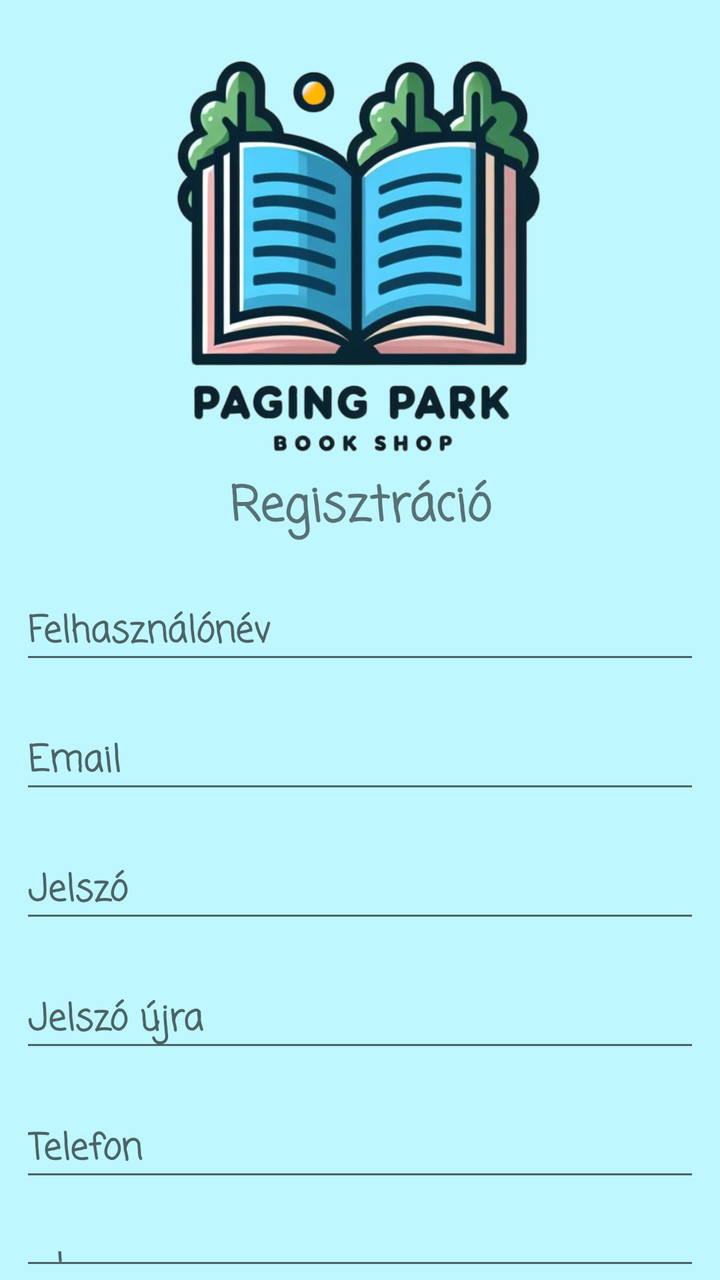
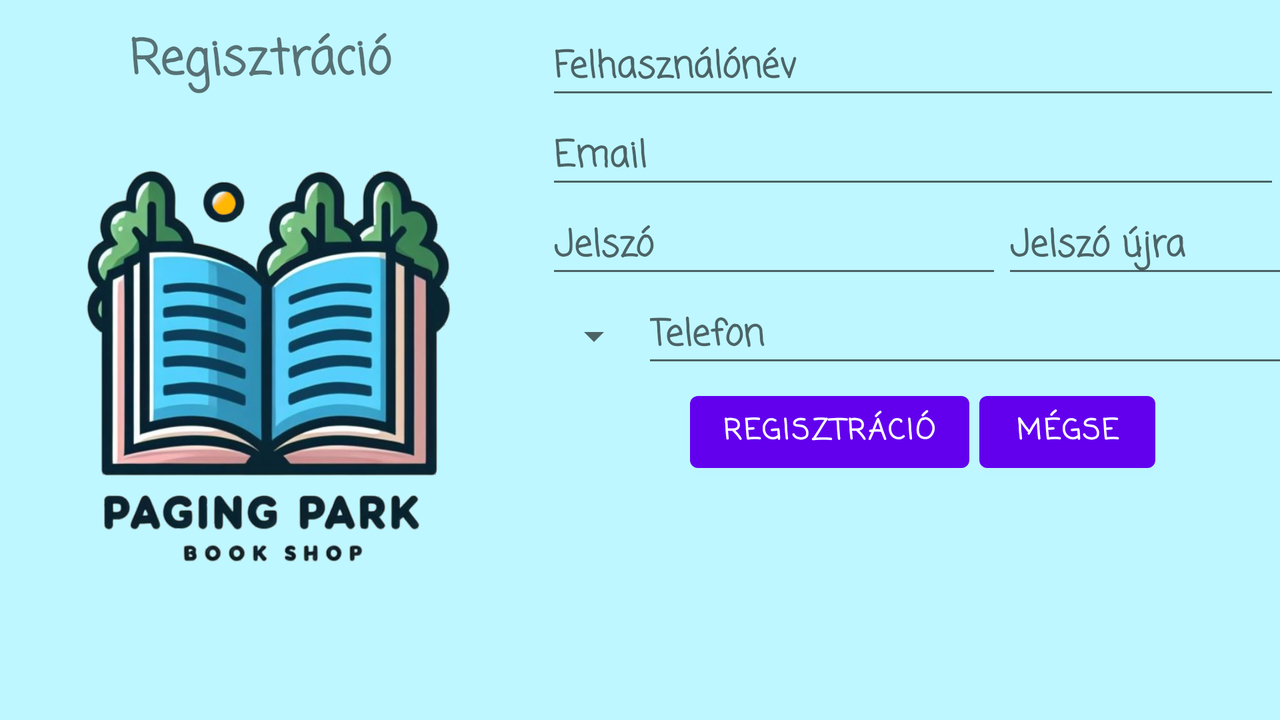

Two renders of one Android screen. The first uses the default layout on a phone; the second uses the alternative layout the repository ships for a different screen configuration, on a matching device. The two XML files are below.
<!-- AndroidManifest.xml: application theme Theme.Konyvesbolt -->
<!-- res/layout/activity_register.xml -->
<?xml version="1.0" encoding="utf-8"?>
<RelativeLayout
    xmlns:android="http://schemas.android.com/apk/res/android"
    xmlns:app="http://schemas.android.com/apk/res-auto"
    xmlns:tools="http://schemas.android.com/tools"
    android:layout_width="match_parent"
    android:layout_height="match_parent"
    android:background="@color/login"
    tools:context=".RegisterActivity">

    <ImageView
        android:id="@+id/firstImageView"
        android:layout_width="wrap_content"
        android:layout_height="250dp"
        android:layout_marginTop="0dp"
        android:src="@drawable/icon"
        app:layout_constraintEnd_toEndOf="parent"
        app:layout_constraintHorizontal_bias="0.504"
        app:layout_constraintStart_toStartOf="parent"
        app:layout_constraintTop_toTopOf="parent"
        tools:ignore="MissingConstraints" />

    <TextView
        android:id="@+id/registrationTextView"
        android:layout_width="match_parent"
        android:layout_height="wrap_content"
        android:layout_below="@id/firstImageView"
        android:layout_alignParentStart="true"
        android:layout_alignParentEnd="true"
        android:layout_marginStart="0dp"
        android:layout_marginTop="-15dp"
        android:layout_marginEnd="0dp"
        android:fontFamily="casual"
        android:text="@string/registration"
        android:textAlignment="center"
        android:textSize="24sp"
        android:textStyle="bold" />

    <EditText
        android:id="@+id/userNameEditText"
        android:layout_width="match_parent"
        android:layout_height="wrap_content"
        android:layout_marginLeft="10dp"
        android:layout_marginRight="10dp"
        android:layout_below="@id/registrationTextView"
        android:layout_alignParentStart="true"
        android:layout_alignParentEnd="true"
        android:layout_marginTop="20dp"
        android:ems="10"
        android:fontFamily="casual"
        android:textStyle="bold"
        android:hint="@string/name"
        android:inputType="textPersonName" />

    <EditText
        android:id="@+id/userEmailEditText"
        android:layout_width="match_parent"
        android:layout_height="wrap_content"
        android:layout_marginLeft="10dp"
        android:layout_marginRight="10dp"
        android:layout_below="@id/userNameEditText"
        android:layout_alignParentStart="true"
        android:layout_alignParentEnd="true"
        android:layout_marginTop="20dp"
        android:ems="10"
        android:fontFamily="casual"
        android:textStyle="bold"
        android:hint="@string/email"
        android:inputType="textEmailAddress" />

    <EditText
        android:id="@+id/passwordEditText"
        android:layout_width="match_parent"
        android:layout_height="wrap_content"
        android:layout_marginLeft="10dp"
        android:layout_marginRight="10dp"
        android:layout_below="@id/userEmailEditText"
        android:layout_alignParentStart="true"
        android:layout_alignParentEnd="true"
        android:layout_marginTop="20dp"
        android:ems="10"
        android:fontFamily="casual"
        android:textStyle="bold"
        android:hint="@string/password"
        android:inputType="textPassword" />

    <EditText
        android:id="@+id/passwordAgainEditText"
        android:layout_width="match_parent"
        android:layout_height="wrap_content"
        android:layout_marginLeft="10dp"
        android:layout_marginRight="10dp"
        android:layout_below="@id/passwordEditText"
        android:layout_alignParentStart="true"
        android:layout_alignParentEnd="true"
        android:layout_marginTop="20dp"
        android:ems="10"
        android:fontFamily="casual"
        android:textStyle="bold"
        android:hint="@string/password_again"
        android:inputType="textPassword" />

    <EditText
        android:id="@+id/phoneEditText"
        android:layout_width="match_parent"
        android:layout_height="wrap_content"
        android:layout_marginLeft="10dp"
        android:layout_marginRight="10dp"
        android:layout_below="@id/passwordAgainEditText"
        android:layout_alignParentStart="true"
        android:layout_alignParentEnd="true"
        android:layout_marginTop="20dp"
        android:ems="10"
        android:fontFamily="casual"
        android:textStyle="bold"
        android:hint="@string/phone"
        android:inputType="phone" />

    <EditText
        android:id="@+id/typeEditText"
        android:layout_width="match_parent"
        android:layout_height="wrap_content"
        android:layout_marginLeft="10dp"
        android:layout_marginRight="10dp"
        android:layout_below="@id/phoneEditText"
        android:layout_alignParentStart="true"
        android:layout_alignParentEnd="true"
        android:layout_marginTop="20dp"
        android:ems="10"
        android:fontFamily="casual"
        android:textStyle="bold"
        android:hint="@string/type"
        android:inputType="text" />

    <LinearLayout
        android:layout_width="wrap_content"
        android:layout_height="wrap_content"
        android:layout_below="@id/passwordAgainEditText"
        android:layout_marginTop="135dp"
        android:layout_centerHorizontal="true"
        android:orientation="horizontal">

        <Button
            android:layout_width="wrap_content"
            android:layout_height="wrap_content"
            android:layout_marginStart="10dp"
            android:fontFamily="casual"
            android:onClick="register"
            android:text="@string/registration"
            android:textStyle="bold" />

        <Button
            android:layout_width="wrap_content"
            android:layout_height="wrap_content"
            android:layout_marginStart="20dp"
            android:fontFamily="casual"
            android:onClick="cancel"
            android:text="@string/cancel"
            android:textStyle="bold" />


    </LinearLayout>


</RelativeLayout>
<!-- resources referenced by this layout -->
<resources>
  <color name="login">#bef7ff</color>
  <!-- drawable icon: png bitmap (drawable, 256629 bytes) -->
  <string name="cancel">Mégse</string>
  <string name="email">Email</string>
  <string name="name">Felhasználónév</string>
  <string name="password">Jelszó</string>
  <string name="password_again">Jelszó újra</string>
  <string name="phone">Telefon</string>
  <string name="registration">Regisztráció</string>
  <string name="type">Típus</string>
  <style name="Theme.Konyvesbolt" parent="Theme.MaterialComponents.DayNight.DarkActionBar">
          
          <item name="colorPrimary">@color/purple_500</item>
          <item name="colorPrimaryVariant">@color/purple_700</item>
          <item name="colorOnPrimary">@color/white</item>
          
          <item name="colorSecondary">@color/teal_200</item>
          <item name="colorSecondaryVariant">@color/teal_700</item>
          <item name="colorOnSecondary">@color/black</item>
          
          <item name="android:statusBarColor" tools:targetApi="l">?attr/colorPrimaryVariant</item>
          
      </style>
  <color name="white">#FFFFFFFF</color>
  <color name="black">#FF000000</color>
</resources>
<!-- res/layout-land/activity_register.xml (the repository's variant of the layout above) -->
<!-- drawn on the phone turned sideways -->
<?xml version="1.0" encoding="utf-8"?>
<RelativeLayout
    xmlns:android="http://schemas.android.com/apk/res/android"
    xmlns:app="http://schemas.android.com/apk/res-auto"
    xmlns:tools="http://schemas.android.com/tools"
    android:layout_width="match_parent"
    android:layout_height="match_parent"
    android:background="@color/login"
    tools:context=".RegisterActivity">

    <ImageView
        android:id="@+id/firstImageView"
        android:layout_width="250dp"
        android:layout_height="250dp"
        android:layout_centerVertical="true"
        android:layout_marginLeft="10dp"
        android:layout_marginRight="10dp"
        android:src="@drawable/icon"
        app:layout_constraintEnd_toEndOf="parent"
        app:layout_constraintHorizontal_bias="0.504"
        app:layout_constraintStart_toStartOf="parent"
        app:layout_constraintTop_toTopOf="parent"
        tools:ignore="MissingConstraints" />

    <TextView
        android:id="@+id/registrationTextView"
        android:layout_width="260dp"
        android:layout_height="64dp"
        android:layout_marginTop="12dp"
        android:fontFamily="casual"
        android:text="@string/registration"
        android:textAlignment="center"
        android:textSize="24sp"
        android:textStyle="bold" />

    <RelativeLayout
        android:layout_width="455dp"
        android:layout_height="345dp"
        android:layout_alignParentTop="true"
        android:layout_alignParentBottom="true"
        android:layout_marginStart="3dp"
        android:layout_marginTop="10dp"
        android:layout_toEndOf="@+id/firstImageView"
        android:orientation="horizontal"
        app:layout_constraintBottom_toBottomOf="parent"
        app:layout_constraintStart_toEndOf="@+id/firstImageView"
        app:layout_constraintTop_toTopOf="parent"
        tools:ignore="MissingConstraints">

        <EditText
            android:id="@+id/userNameEditText"
            android:layout_width="match_parent"
            android:layout_height="wrap_content"
            android:ems="10"
            android:fontFamily="casual"
            android:hint="@string/name"
            android:inputType="textPersonName"
            android:textStyle="bold" />

        <EditText
            android:id="@+id/userEmailEditText"
            android:layout_width="match_parent"
            android:layout_height="wrap_content"
            android:layout_below="@id/userNameEditText"
            android:ems="10"
            android:fontFamily="casual"
            android:hint="@string/email"
            android:inputType="textEmailAddress"
            android:textStyle="bold" />

        <LinearLayout
            android:id="@+id/linearLayoutForPasswords"
            android:layout_width="wrap_content"
            android:layout_height="wrap_content"
            android:layout_below="@id/userEmailEditText"
            android:orientation="horizontal">

            <EditText
                android:id="@+id/passwordEditText"
                android:layout_width="228dp"
                android:layout_height="wrap_content"
                android:fontFamily="casual"
                android:hint="@string/password"
                android:inputType="textPassword"
                android:textStyle="bold" />

            <EditText
                android:id="@+id/passwordAgainEditText"
                android:layout_width="227dp"
                android:layout_height="wrap_content"
                android:fontFamily="casual"
                android:hint="@string/password_again"
                android:inputType="textPassword"
                android:textStyle="bold" />
        </LinearLayout>

        <LinearLayout
            android:id="@+id/phoneLayout"
            android:layout_width="match_parent"
            android:layout_height="wrap_content"
            android:layout_below="@id/linearLayoutForPasswords">

            <Spinner
                android:id="@+id/phoneSpinner"
                android:layout_width="wrap_content"
                android:layout_height="48dp"
                android:ems="10"
                android:fontFamily="casual" />

            <EditText
                android:id="@+id/phoneEditText"
                android:layout_width="333dp"
                android:layout_height="wrap_content"
                android:ems="10"
                android:fontFamily="casual"
                android:hint="@string/phone"
                android:inputType="phone"
                android:textStyle="bold" />

        </LinearLayout>

        <LinearLayout
            android:id="@+id/linearLayoutForButtons"
            android:layout_width="wrap_content"
            android:layout_height="wrap_content"
            android:layout_below="@id/phoneLayout"
            android:layout_centerHorizontal="true"
            android:orientation="horizontal">

            <Button
                android:layout_width="wrap_content"
                android:layout_height="wrap_content"
                android:layout_marginStart="10dp"
                android:fontFamily="casual"
                android:onClick="register"
                android:text="@string/registration"
                android:textStyle="bold" />

            <Button
                android:layout_width="wrap_content"
                android:layout_height="wrap_content"
                android:layout_marginStart="5dp"
                android:fontFamily="casual"
                android:onClick="cancel"
                android:text="@string/cancel"
                android:textStyle="bold" />



        </LinearLayout>

    </RelativeLayout>


</RelativeLayout>
<!-- resources referenced by the variant -->
<!-- as the phone turned sideways resolves them -->
<resources>
  <color name="login">#bef7ff</color>
  <!-- drawable icon: png bitmap (drawable, 256629 bytes) -->
  <string name="cancel">Mégse</string>
  <string name="email">Email</string>
  <string name="name">Felhasználónév</string>
  <string name="password">Jelszó</string>
  <string name="password_again">Jelszó újra</string>
  <string name="phone">Telefon</string>
  <string name="registration">Regisztráció</string>
  <style name="Theme.Konyvesbolt" parent="Theme.MaterialComponents.DayNight.DarkActionBar">
          
          <item name="colorPrimary">@color/purple_500</item>
          <item name="colorPrimaryVariant">@color/purple_700</item>
          <item name="colorOnPrimary">@color/white</item>
          
          <item name="colorSecondary">@color/teal_200</item>
          <item name="colorSecondaryVariant">@color/teal_700</item>
          <item name="colorOnSecondary">@color/black</item>
          
          <item name="android:statusBarColor" tools:targetApi="l">?attr/colorPrimaryVariant</item>
          
      </style>
  <color name="white">#FFFFFFFF</color>
  <color name="black">#FF000000</color>
</resources>
